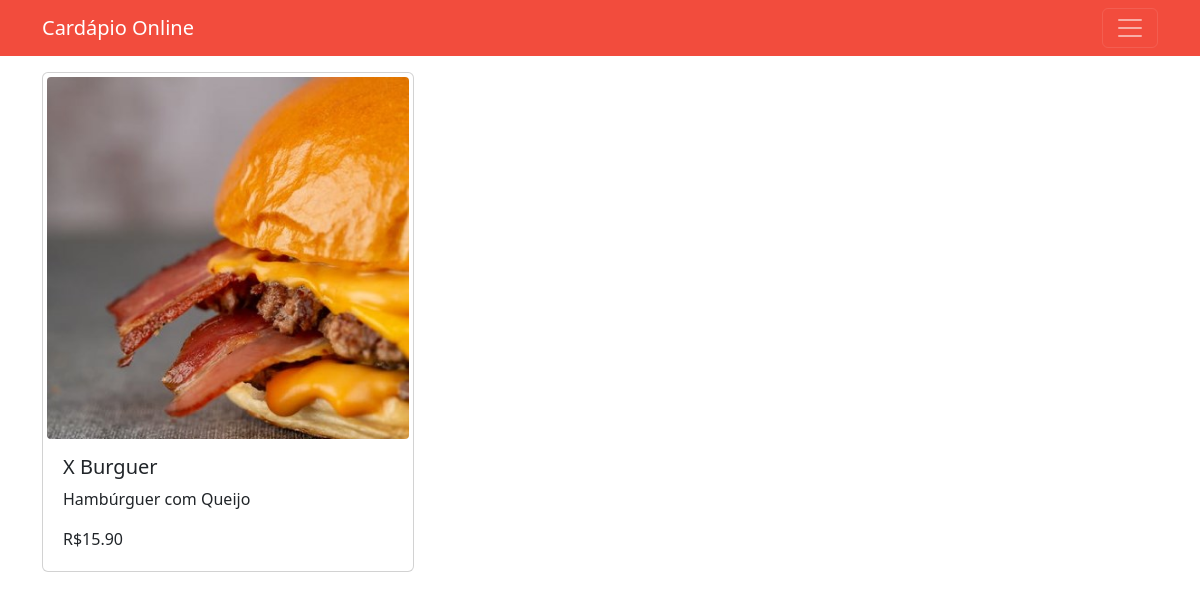
Before: /produto/x-burguer with the older database file.
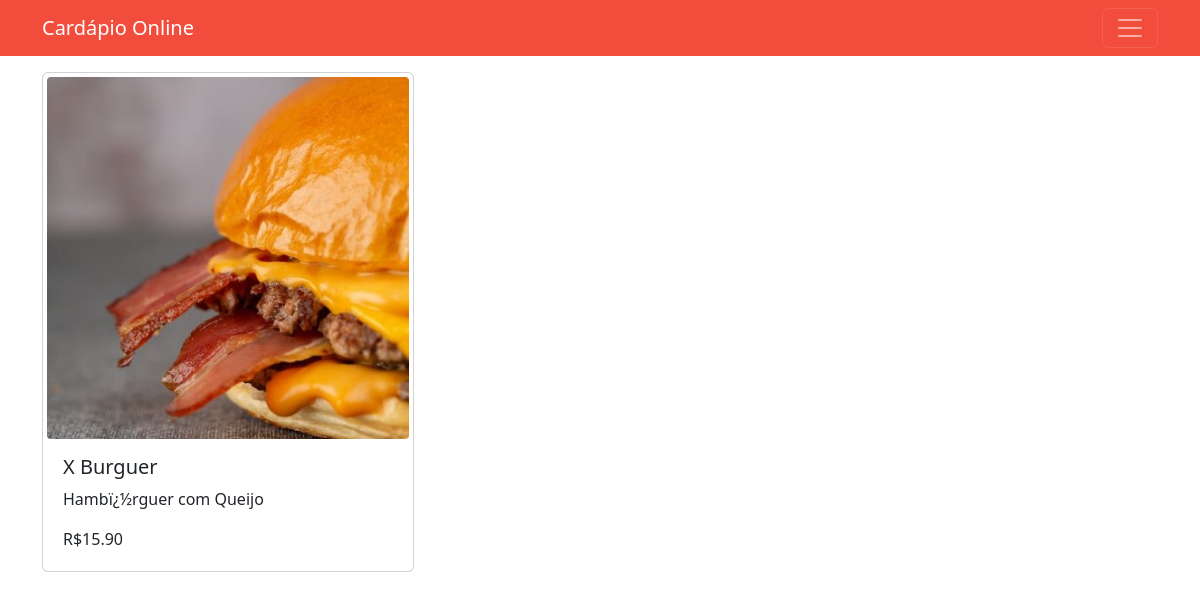
After: the same page with the newer database file.
### tables this page shows
CREATE TABLE produto (
    codigo TEXT PRIMARY KEY,
    codigo_cardapio TEXT NOT NULL,
    nome TEXT NOT NULL UNIQUE,
    descricao TEXT NOT NULL,
    preco REAL NOT NULL,
    restricao TEXT NOT NULL,
	FOREIGN KEY(codigo_cardapio) REFERENCES cardapio(codigo)
	ON UPDATE RESTRICT ON DELETE RESTRICT
);

### jinja.py (the view)
@app.get('/produto/{codigo_produto}', response_class=HTMLResponse)
async def obter_produto(request: Request, codigo_produto: str,
    repo_produto: Annotated[RepositorioProduto, Depends(obter_repo_produto)]):
    produto = repo_produto.consultar_produto(codigo_produto)
    if not produto:
        return templates.TemplateResponse('nao_encontrado.jinja', {'request': request})
    return templates.TemplateResponse('pagina_produto.jinja', {'request': request,
        'produto': produto})

### templates/pagina_produto.jinja (shortened to what this page needs)
<!DOCTYPE html>
<html lang="pt-BR">
<head>
    <link href="https://cdn.jsdelivr.net/npm/bootstrap@5.3.0/dist/css/bootstrap.min.css" rel="stylesheet">
</head>
<body>
    {% include "navbar.jinja" %}
    <div class="container mt-3 mb-3">
        <div class="col-md-4">
            {% include "card_produto.jinja" %}
        </div>
    </div>
</body>
</html>

### templates/card_produto.jinja (shortened to what this page needs)
<a class="text-decoration-none" href="{{url_for('obter_produto', codigo_produto=produto.codigo)}}">
  <div class="card p-1">
    <img src="{{url_for('static', path='/'+produto.codigo+'.jpg')}}" class="card-img-top rounded-1" alt="{{produto.nome}}">
    <div class="card-body">
      <div class="d-flex flex-row justify-content-between">
        <h5 class="card-title">{{produto.nome}}</h5>
      </div>
      <p class="card-text">{{produto.descricao}}</p>
      <p class="card-text">R${{"%0.2f" | format(produto.preco)}}</p>
    </div>
  </div>
</a>

Changed rows visible on the page:
changed produto "X Burguer": descricao "Hambúrguer com Queijo" → "Hambï¿½rguer com Queijo"
